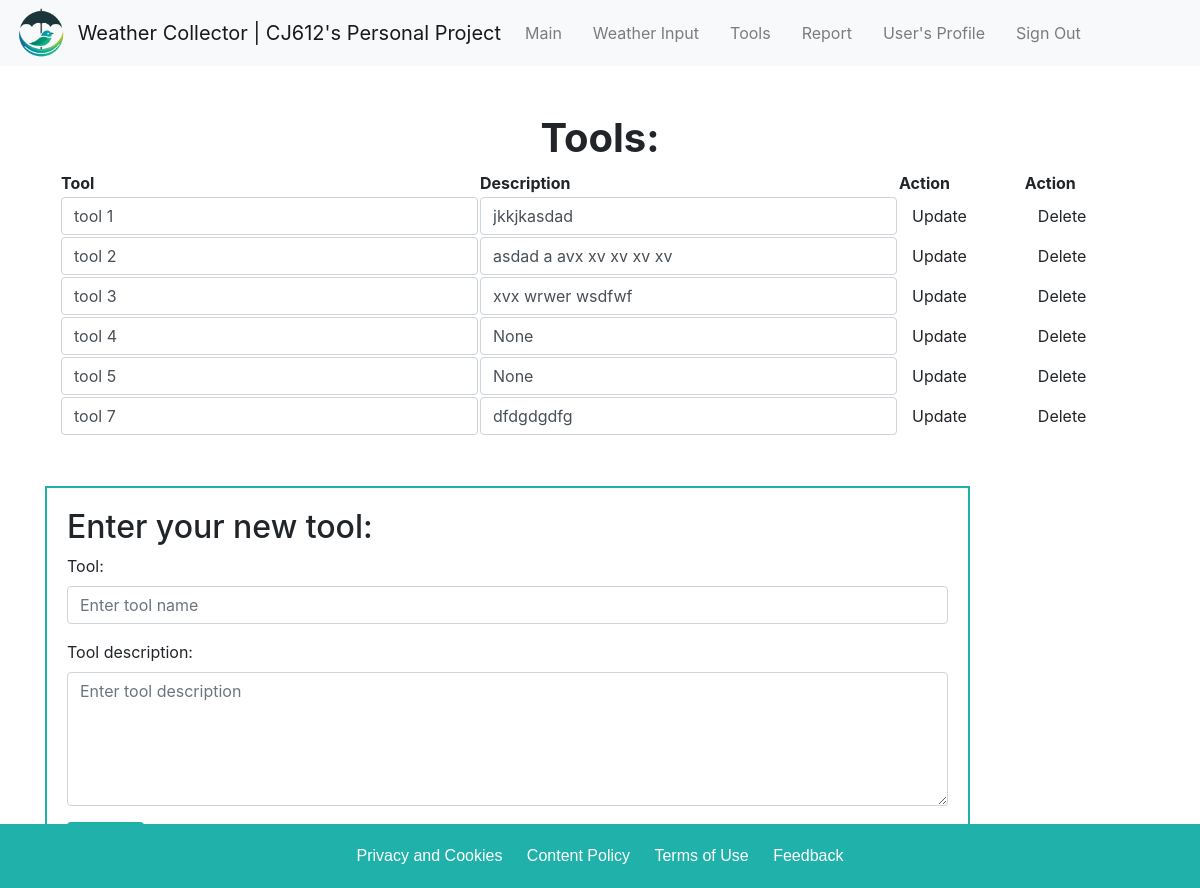
The app's page /tools (signed in) with its own data.
### database/models.py (models this page shows)
class Tool(Base):
    __tablename__ = 'tool'
    id = Column(Integer, primary_key=True)
    name = Column(String(256))
    description = Column(String(512))
    cityid = Column(Integer, ForeignKey('city.id'))
    userid = Column(Integer, ForeignKey('user.id'))
    measurement_tool = relationship("Measurement", back_populates='tool_measurement')
    city_tool = relationship("City", back_populates='tool_city')
    user_tool = relationship("User", back_populates='tool_user')

### frontend/router.py (the view)
@router.get("/tools")
async def get_tools(
    request: Request,
    user: User | None = Depends(get_correct_user_frontend),
    session: AsyncSession = Depends(get_session),
):
    if user:
        data = await CRUDTool.get_all_by_user_id(session, user.id)
        return templates.TemplateResponse("tools.html", {"request": request, "user": user, "data": data})
    return RedirectResponse(url="/auth", status_code=status.HTTP_301_MOVED_PERMANENTLY)

### frontend/templates/tools.html (shortened to what this page needs)
{%extends "/base.html" %}
{% block style %}
<link rel="stylesheet" href="https://cdn.datatables.net/2.0.3/css/dataTables.dataTables.css">
<link rel="stylesheet" href="/css/tools.css" />
{% endblock %}
{% block content %}
{% include 'elements/nav.html' %}
<div class="container">
    <h1 class="mt-5"><strong>Tools:</strong></h1>
    <div class="col mt-1">
            <table id="tooldata" class="display" style="width:100%">
                <thead>
                    <tr>
                        <th>Tool</th>
                        <th>Description</th>
                        <th>Action</th>
                        <th>Action</th>
                    </tr>
                </thead>
                <tbody>
                    {% for tool in data %}
                    <tr>
                        <form action="/updatetool" method="post">
                            <td>
                                <input type="text" name="name" value="{{tool['name']}}" class="form-control" required/>
                            </td>
                            <td><input type="text" name="description" value="{{tool['description']}}" class="form-control"/></td>
                            <td>
                                <button type="submit" class="btn">Update</button>
                            </td>
                        </form>
                        <td>
                            <form action="/deletetool?name={{tool['name']}}" method="post">
                                <button type="submit" class="btn" >Delete</button>
                            </form>
                        </td>
                    </tr>
                    {% endfor %}
                </tbody>
            </table>
        </div>
    <div class="col-md-10">
        <h2>Enter your new tool:</h2>
        <form action="/tools" method="post">
            <div class="form-group">
                <label for="tool">Tool:</label>
                <input type="text" class="form-control" id="tool" name="name" placeholder="Enter tool name" required>
            </div>
            <div class="form-group">
                <label for="tooldescription">Tool description:</label>
                <textarea class="form-control" id="tooldescription" name="description" placeholder="Enter tool description" rows="5"></textarea>
              </div>
            <button type="submit" class="btn btn-primary">Save</button>
        </form>
    </div>
</div>
{% endblock %}

### frontend/templates/css/tools.css (style rules this page uses)
.btn-primary { padding: 10px 20px; background-color: lightseagreen; color: #fff; border: none; border-radius: 4px; cursor: pointer; border-color: darkgreen; }
h1 { text-align: center; }
.col-md-10 { border: 2px solid lightseagreen; padding: 20px; margin-top: 50px; }

### frontend/templates/base.html (style rules this page uses)
body { background-color: white; background-image: url("img/backgrnd3.jpg") ; background-size: cover; background-repeat: no-repeat; background-position: top; }

### records on screen
Tool: name "tool 1", description "jkkjkasdad"
Tool: name "tool 2", description "asdad a avx xv xv xv xv"
Tool: name "tool 3", description "xvx wrwer wsdfwf"
Tool: name "tool 4", description "None"
Tool: name "tool 5", description "None"
Tool: name "tool 7", description "dfdgdgdfg"
